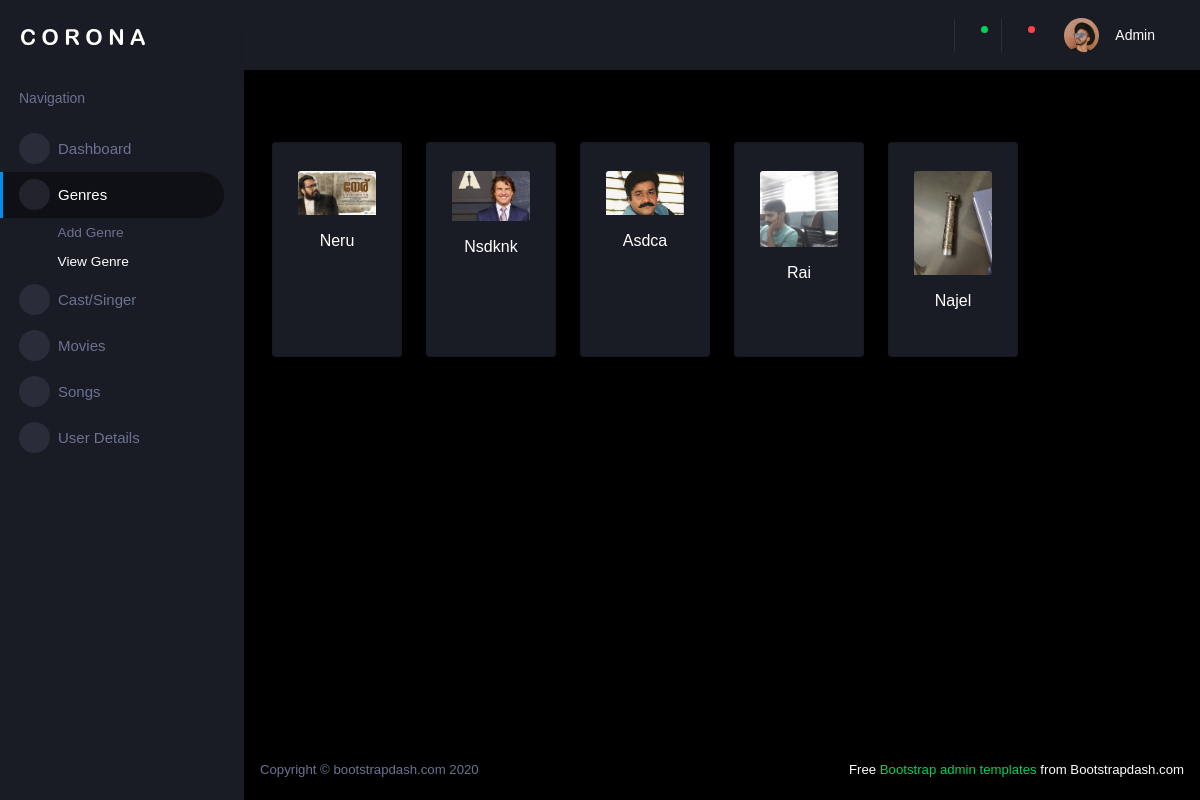
/genre_card, run on the app's committed database.
### admin_app/models.py (models this page shows, shortened)
class Movies(models.Model):
    name = models.CharField(max_length=50)
    year = models.IntegerField(default='no value')
    language = models.CharField(max_length=25)
    poster = models.ImageField(upload_to ='posters', null=True, blank= True)
    trailer_video = models.FileField(upload_to='add_trailer', null=True, blank= True)
    movie_video = models.FileField(upload_to = 'add_movies', null= True, blank=True)

### admin_app/views.py (the view)
# urls.py: path('genre_card',views.genre_card,name='genre_card'),
def genre_card(request):
    details = Movies.objects.all()
    context = {
        'details' : details,
    }
    return render(request,'cards/genre_card.html',context)

### admin_app/templates/cards/genre_card.html
{% extends 'admin_index.html' %}
{% block trailer %}
  <div class="main-panel">
    <div class="content-wrapper">
      <div class="page-header">
        <nav aria-label="breadcrumb">
          <ol class="breadcrumb">
          </ol>
        </nav>
      </div>
      <div class="row">
        {% for i in details %}
        <div class="col-lg-2 col-md-4 col-sm-6 grid-margin stretch-card">
          <div class="card">
            <div class="card-body text-center">
              <a href="{% url 'view_genres' i.id %}">
                <img src="{{ i.poster.url }}" class="card-img-top img-fluid" alt="{{ i.name }}">
                <h5 class="card-title mt-3">{{ i.name }}</h5>
              </a>
            </div>
          </div>
        </div>
        {% endfor %}
      </div>
    </div>
    <footer class="footer">
      <div class="d-sm-flex justify-content-center justify-content-sm-between">
        <span class="text-muted d-block text-center text-sm-left d-sm-inline-block">Copyright © bootstrapdash.com 2020</span>
        <span class="float-none float-sm-right d-block mt-1 mt-sm-0 text-center"> Free <a href="https://www.bootstrapdash.com/bootstrap-admin-template/" target="_blank">Bootstrap admin templates</a> from Bootstrapdash.com</span>
      </div>
    </footer>
  </div>
{% endblock %}

### data on the page
Movies: poster (picture), name "Neru"
Movies: poster (picture), name "Nsdknk"
Movies: poster (picture), name "Asdca"
Movies: poster (picture), name "Rai"
Movies: poster (picture), name "Najel"
